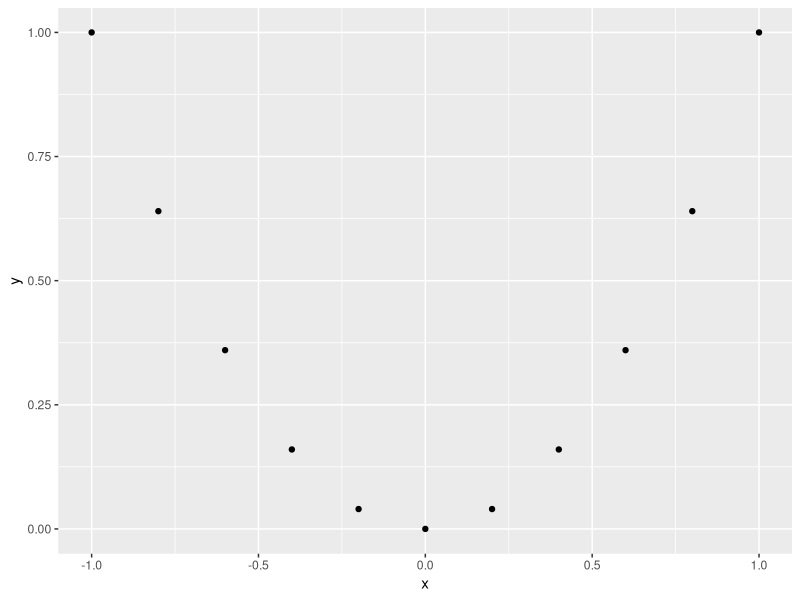
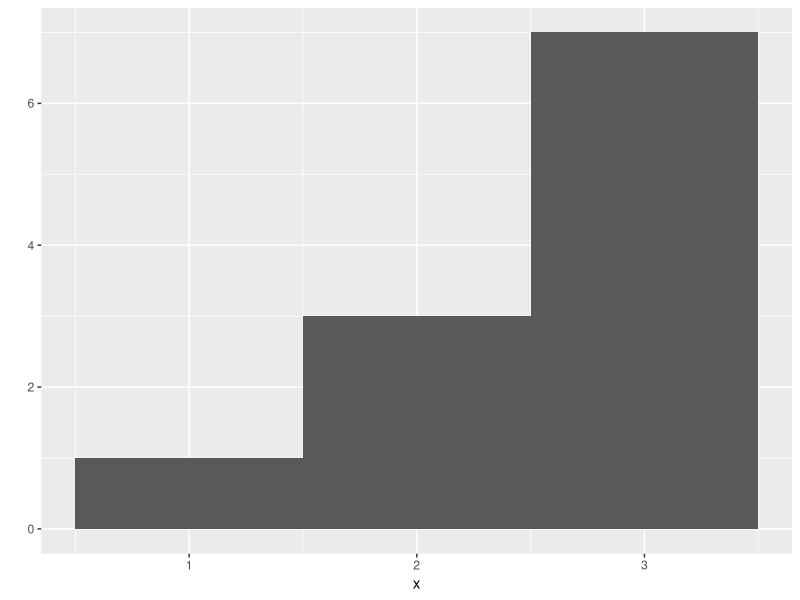
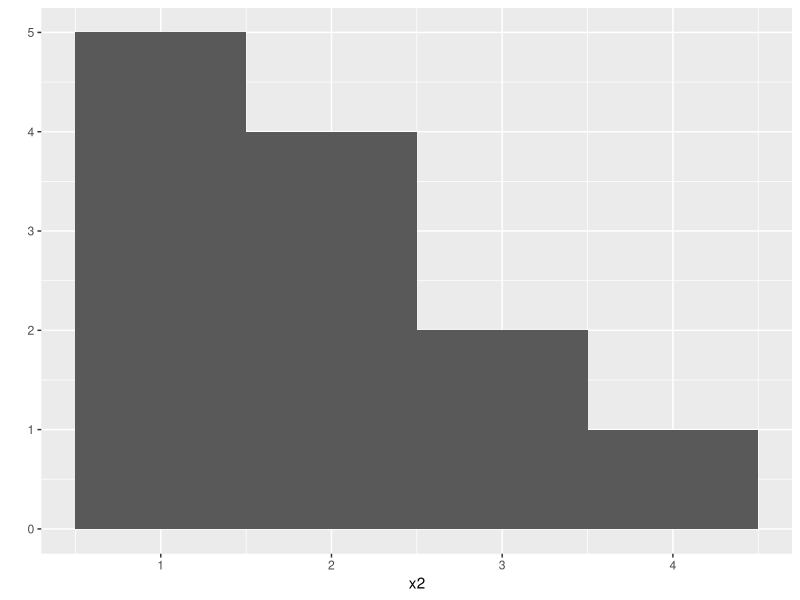
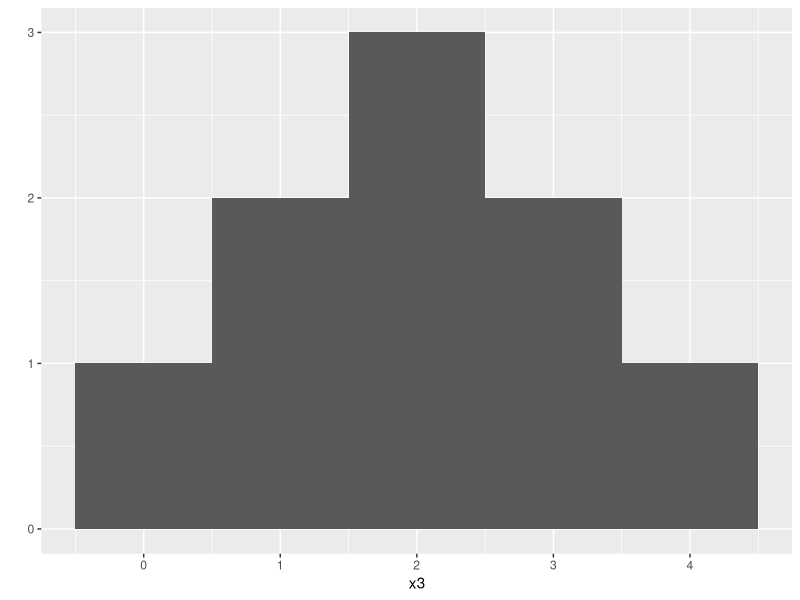
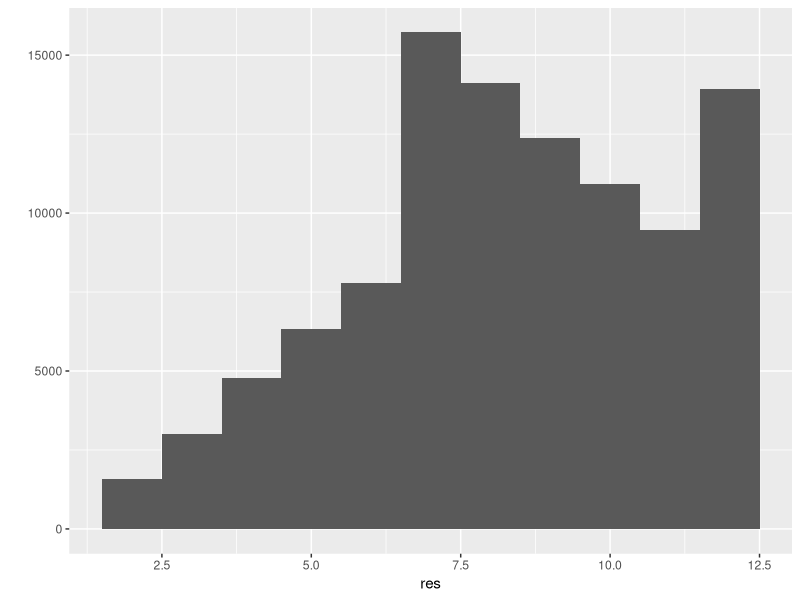

Source code (R) for these figures, in order: (Note: this script raises an error after producing the figures.)
library("ggplot2") 
die<-1:6
args(sample) # to get the arguments of the equation
sample(x = die, replace = TRUE, size = 2)

# The function constructor
my_function <- function(){}

roll <- function(){
  die<-1:6
  sample(x = die, size = 2, replace = TRUE)
}

  roll2 <- function(bones = 1:6) {
    dice <- sample(bones, size = 2, replace = TRUE)
    sum(dice)
  }
  
  roll3 <- function(){
    die<-1:6
    dice <-sample(x = die, size = 2, replace = TRUE,prob = c(1/8,1/8,1/8,1/8,1/8,3/8))
    sum(dice)
  }


# Examples of using quicplot qplot
  # Scatter Plot
  x <- c(-1, -0.8, -0.6, -0.4, -0.2, 0, 0.2, 0.4, 0.6, 0.8, 1)
  y <- x^2
  qplot(x,y)
  
  # Histogramms (qplot makes histograms when only single vector is provided as an argument)
  x <- c(1, 2, 2, 2, 3, 3,3,3,3,3,3)
  qplot(x, binwidth = 1)
  
  x2 <- c(1, 1, 1, 1, 1, 2, 2, 2, 2, 3, 3, 4)
  qplot(x2, binwidth = 1)

  x3 <- c(0, 1, 1, 2, 2, 2, 3, 3, 4)
  qplot(x3, binwidth= 1)

  
  
# replicate function irst give replicate the number of times you wish to
# repeat an R command, and then give it the command you wish to repeat.  
  args(replicate)
  
  res <- replicate(100000,roll3())
  
  qplot(res,binwidth = 1)
  
# Chapter 2
  
# Attributes names, dim, classes
  # To look up the value of attributes
  names(res)
  dim(res)
  class(res)  
  typeof(res)
  attributes(res)
  
names(die) = c("one","two","three","four","five","six")
names(die)  
  attributes(die)
die  
  # To remove object attribute set it to NULL  
names(die) <-NULL
  attributes(die)  
die  
  # Set dimentions attributes feed the vector with dimentions
dim(die)<-c(2,3)
attributes(die)
dim(die)
  
  # Same is atchieved by using matrix command with a little more control
dim(die) <- NULL
die

matrix(die,nrow = 2) # fills the matrix by column 
die
matrix(die,nrow = 2, byrow = TRUE)
new <- matrix(die,nrow = 2, byrow = TRUE) 
names(new)<- c("one","two","three","four","five")
names(new) <- NULL
names(new)

mx <- matrix(c("ace","king","queen","jack","ten","spades","spades","spades","spades","spades"),ncol = 2)
mx

# Changing the dimention of an ojectect doesn't change it's type but does change its class
typeof(die)
class(die)
dim(die) <- c(2,3)
typeof(die)
class(die)
dim(die) <- NULL
die<-c(1,2,3,4,5,6)
typeof(die)

# Factor is a class used to track categorical data

gender <- factor(c("m","f","m","m"))
unclass(gender)
typeof(gender)
attributes(gender)

typeof(as.character(gender))

# Special card
typeof(c(1,1L,3L))

sp.card <- factor(c("ace","hearts",1))
sp.card

# Can convert into specific data form when there is a logical way to do this

as.character("1")
as.numeric(TRUE)
as.logical(FALSE)

# Lists can store any type of data 
card <- list ("ace","hearts",1)
typeof(card)
card[[1]]
card[[2]]



# Data frames are two dimentional version of  lists

df <- data.frame( face = c("ace","two","six"), suit = c("clubs","diamond","diamond"), value = c(1,2,3))
df

typeof(df)
class(df)
attributes(df)
str(df) # Created factors 

df <- data.frame(face = c("ace", "two", "six"),
                 suit = c("clubs", "clubs", "clubs"), value = c(1, 2, 3),
                 stringsAsFactors = FALSE)
# StringsAsFactors = False prevents R to declear ton's of factors
df



write.csv(tmp, file = "cards.csv", row.names = FALSE)
getwd()

# Chapter 4 R Notation

# Positive integers
# Negative integers
# Zero
# Blank spaces
# Logical values
# Names

